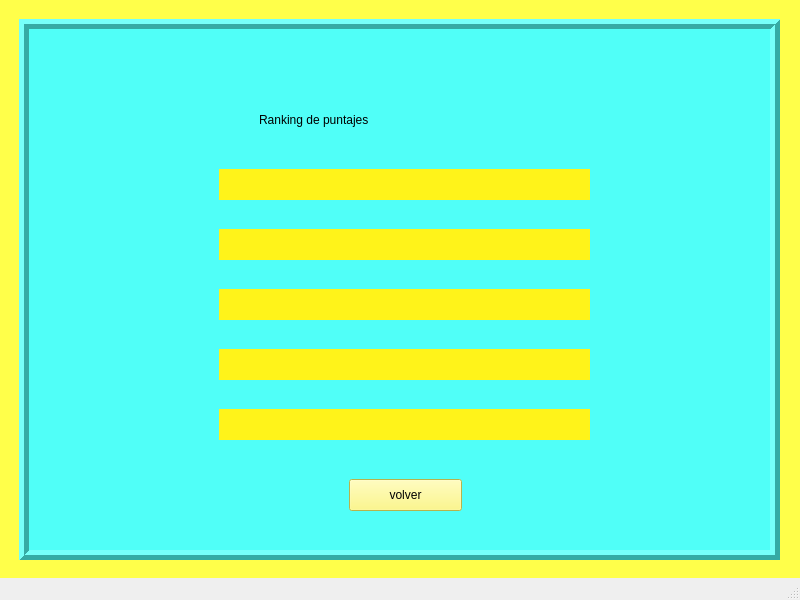
<?xml version="1.0" encoding="UTF-8"?>
<ui version="4.0">
 <class>VentanaRanking</class>
 <widget class="QMainWindow" name="VentanaRanking">
  <property name="geometry">
   <rect>
    <x>0</x>
    <y>0</y>
    <width>800</width>
    <height>600</height>
   </rect>
  </property>
  <property name="windowTitle">
   <string>MainWindow</string>
  </property>
  <widget class="QWidget" name="centralwidget">
   <widget class="QWidget" name="widget" native="true">
    <property name="geometry">
     <rect>
      <x>-1</x>
      <y>-1</y>
      <width>801</width>
      <height>581</height>
     </rect>
    </property>
    <property name="styleSheet">
     <string notr="true">background-color: rgb(255, 255, 74)</string>
    </property>
    <widget class="QFrame" name="frame">
     <property name="geometry">
      <rect>
       <x>20</x>
       <y>20</y>
       <width>761</width>
       <height>541</height>
      </rect>
     </property>
     <property name="styleSheet">
      <string notr="true">background-color: rgb(80, 255, 248)</string>
     </property>
     <property name="frameShape">
      <enum>QFrame::Box</enum>
     </property>
     <property name="frameShadow">
      <enum>QFrame::Raised</enum>
     </property>
     <property name="lineWidth">
      <number>5</number>
     </property>
     <widget class="QLabel" name="label">
      <property name="geometry">
       <rect>
        <x>240</x>
        <y>80</y>
        <width>331</width>
        <height>41</height>
       </rect>
      </property>
      <property name="styleSheet">
       <string notr="true">font: 30pt &quot;Comic Sans MS&quot;;</string>
      </property>
      <property name="text">
       <string>Ranking de puntajes</string>
      </property>
     </widget>
     <widget class="QLabel" name="label_tercero">
      <property name="geometry">
       <rect>
        <x>200</x>
        <y>270</y>
        <width>371</width>
        <height>31</height>
       </rect>
      </property>
      <property name="styleSheet">
       <string notr="true">background-color:rgb(255, 243, 26);
font: 75 18pt &quot;Marker Felt&quot;;</string>
      </property>
      <property name="text">
       <string/>
      </property>
     </widget>
     <widget class="QLabel" name="label_segundo">
      <property name="geometry">
       <rect>
        <x>200</x>
        <y>210</y>
        <width>371</width>
        <height>31</height>
       </rect>
      </property>
      <property name="styleSheet">
       <string notr="true">background-color:rgb(255, 243, 26);
font: 75 18pt &quot;Marker Felt&quot;;</string>
      </property>
      <property name="text">
       <string/>
      </property>
     </widget>
     <widget class="QLabel" name="label_primero">
      <property name="geometry">
       <rect>
        <x>200</x>
        <y>150</y>
        <width>371</width>
        <height>31</height>
       </rect>
      </property>
      <property name="styleSheet">
       <string notr="true">background-color:rgb(255, 243, 26);
font: 75 18pt &quot;Marker Felt&quot;;</string>
      </property>
      <property name="text">
       <string/>
      </property>
     </widget>
     <widget class="QPushButton" name="boton_volver_ranking">
      <property name="geometry">
       <rect>
        <x>330</x>
        <y>460</y>
        <width>113</width>
        <height>32</height>
       </rect>
      </property>
      <property name="styleSheet">
       <string notr="true">background-color: rgb(255, 250, 106)</string>
      </property>
      <property name="text">
       <string>volver</string>
      </property>
     </widget>
     <widget class="QLabel" name="label_cuarto">
      <property name="geometry">
       <rect>
        <x>200</x>
        <y>330</y>
        <width>371</width>
        <height>31</height>
       </rect>
      </property>
      <property name="styleSheet">
       <string notr="true">background-color:rgb(255, 243, 26);
font: 75 18pt &quot;Marker Felt&quot;;</string>
      </property>
      <property name="text">
       <string/>
      </property>
     </widget>
     <widget class="QLabel" name="label_quinto">
      <property name="geometry">
       <rect>
        <x>200</x>
        <y>390</y>
        <width>371</width>
        <height>31</height>
       </rect>
      </property>
      <property name="styleSheet">
       <string notr="true">background-color:rgb(255, 243, 26);
font: 75 18pt &quot;Marker Felt&quot;;</string>
      </property>
      <property name="text">
       <string/>
      </property>
     </widget>
    </widget>
   </widget>
  </widget>
  <widget class="QStatusBar" name="statusbar"/>
 </widget>
 <resources/>
 <connections/>
</ui>
